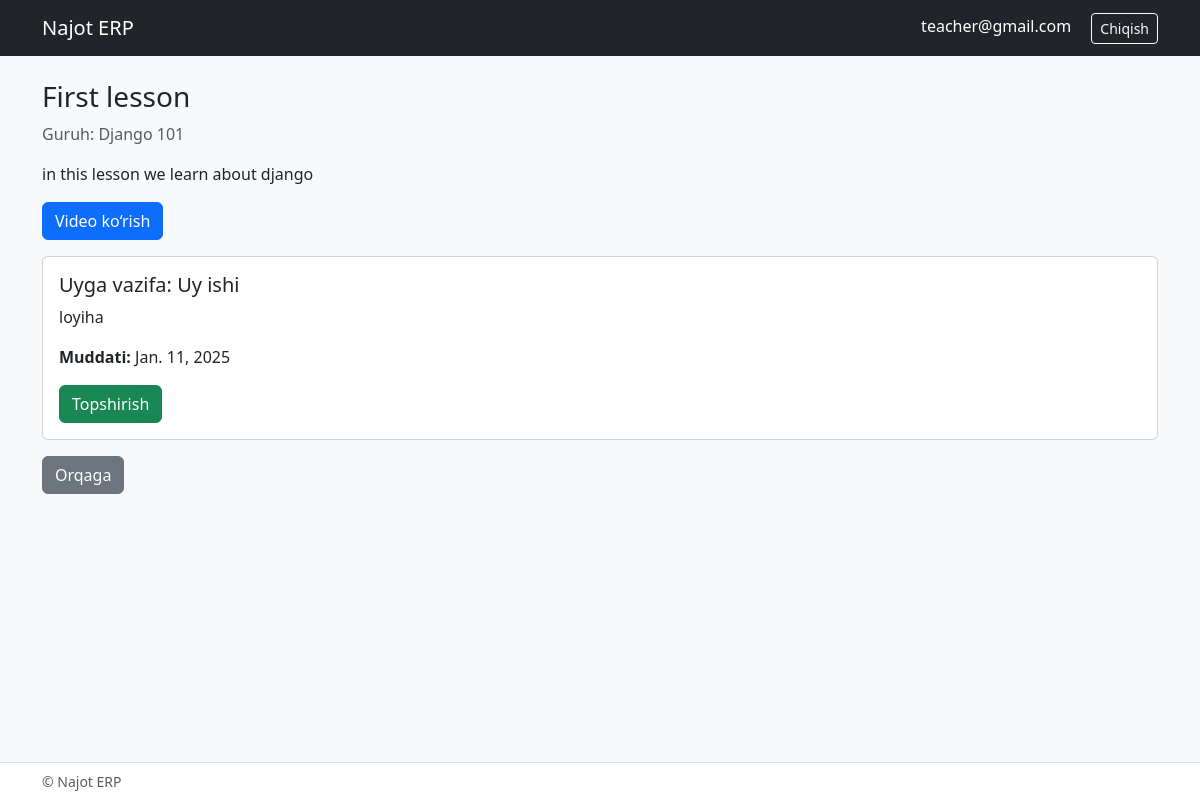
Screenshot of /student/lesson/2/ (signed in) with the database file from the repository.
### configapp/models/auth_user.py (models this page shows, shortened)
class User(AbstractBaseUser, PermissionsMixin):
    phone_regex = RegexValidator(
        regex=r'^\+9989\d{8}$',
        message="Telefon raqam +9989XXXXXXXX formatida bo‘lishi kerak"
    )
    phone_number = models.CharField(validators=[phone_regex], max_length=13, null=True, blank=True)
    email = models.EmailField(unique=True, null=True, blank=True)
    is_staff = models.BooleanField(default=False)
    is_admin = models.BooleanField(default=False)
    is_active = models.BooleanField(default=True)
    is_student = models.BooleanField(default=False)
    is_teacher = models.BooleanField(default=False)
    groups = models.ManyToManyField('auth.Group', related_name="custom_user_groups", blank=True)
    user_permissions = models.ManyToManyField('auth.Permission', related_name="custom_user_permissions", blank=True)
    objects = CustomUserManager()
    USERNAME_FIELD = "email"
    REQUIRED_FIELDS = []

### configapp/models/lesson_homework.py (models this page shows, shortened)
class Lesson(BaseModel):
    title = models.CharField(max_length=200)
    description = models.TextField(blank=True, null=True)
    group = models.ForeignKey(GroupStudent, on_delete=models.CASCADE, related_name='lessons')
    teacher = models.ForeignKey(Teacher, on_delete=models.CASCADE, related_name='lessons')
    homework = models.OneToOneField(Homework, on_delete=models.SET_NULL, blank=True, null=True, related_name='lesson')
    video_url = models.URLField(blank=True, null=True)
    file = models.FileField(upload_to='lessons/files/', blank=True, null=True)
    image = models.ImageField(upload_to='lessons/images/', blank=True, null=True)
    start_time = models.TimeField(blank=True, null=True)
    end_time = models.TimeField(blank=True, null=True)

class Homework(BaseModel):
    title = models.CharField(max_length=200, blank=True, null=True)
    description = models.TextField(blank=True, null=True)
    deadline = models.DateField(blank=True, null=True)
    is_active = models.BooleanField(default=True)

### configapp/models/model_group.py (models this page shows, shortened)
class GroupStudent(BaseModel):
    title = models.CharField(max_length=150)
    course = models.ForeignKey(Course, on_delete=models.RESTRICT, related_name='course_groups')
    teacher = models.ManyToManyField(Teacher, related_name='get_teacher', blank=True)
    table = models.ForeignKey(Table, on_delete=models.CASCADE)
    start_date = models.DateField()
    end_time = models.DateField()
    descriptions = models.CharField(max_length=500, blank=True, null=True)

### configapp/views.py (the view)
# urls.py: path('student/lesson/<int:pk>/', views.student_lesson_detail, name='lesson_detail'),
@login_required
def student_lesson_detail(request, pk):
    lesson = get_object_or_404(Lesson, id=pk)
    return render(request, 'student/lesson_detail.html', {'lesson': lesson})

### configapp/templates/student/lesson_detail.html (shortened to what this page needs)
{% extends 'base.html' %}
{% block content %}
<h3>{{ lesson.title }}</h3>
<p class="text-muted">Guruh: {{ lesson.group.title }}</p>
<p>{{ lesson.description|default:"Tavsif yo‘q" }}</p>
{% if lesson.video_url %}
  <div class="mb-3">
    <a href="{{ lesson.video_url }}" target="_blank" class="btn btn-primary">Video ko‘rish</a>
  </div>
{% endif %}
{% if lesson.homework %}
  <div class="card mb-3">
    <div class="card-body">
      <h5>Uyga vazifa: {{ lesson.homework.title }}</h5>
      <p>{{ lesson.homework.description|default:"Tavsif yo‘q" }}</p>
      <p><strong>Muddati:</strong> {{ lesson.homework.deadline|default:"-" }}</p>
      <a href="{% url 'homework_upload' lesson.homework.id %}" class="btn btn-success">Topshirish</a>
    </div>
  </div>
{% endif %}
<a href="{% url 'student_lessons' %}" class="btn btn-secondary">Orqaga</a>
{% endblock %}

### configapp/templates/base.html (shortened to what this page needs)
<!DOCTYPE html>
<html lang="uz">
<head>
  <link href="https://cdn.jsdelivr.net/npm/bootstrap@5.3.0/dist/css/bootstrap.min.css" rel="stylesheet">
</head>
<body class="bg-light">
<nav class="navbar navbar-expand-lg navbar-dark bg-dark">
  <div class="container">
    <a class="navbar-brand" href="/">Najot ERP</a>
    <div class="ms-auto">
      {% if user.is_authenticated %}
        <span class="text-white me-3">{{ user.email|default:user.phone_number }}</span>
        <a href="{% url 'logout' %}" class="btn btn-outline-light btn-sm">Chiqish</a>
      {% else %}
        <a href="{% url 'login' %}" class="btn btn-outline-light btn-sm">Kirish</a>
      {% endif %}
    </div>
  </div>
</nav>
<div class="container mt-4">
  {% block content %}{% endblock %}
</div>
<footer class="bg-white border-top fixed-bottom">
  <div class="container py-2 text-muted small">
    © Najot ERP
  </div>
</footer>
</body>
</html>

### configapp/templates/base.html (style rules this page uses)
body { padding-bottom: 60px; }

### rows the page displays
User: email "teacher@gmail.com"
Lesson: title "First lesson", group "Django 101", description "in this lesson we learn about django", homework "Uy ishi", homework.description "loyiha", homework.deadline "Jan. 11, 2025"
